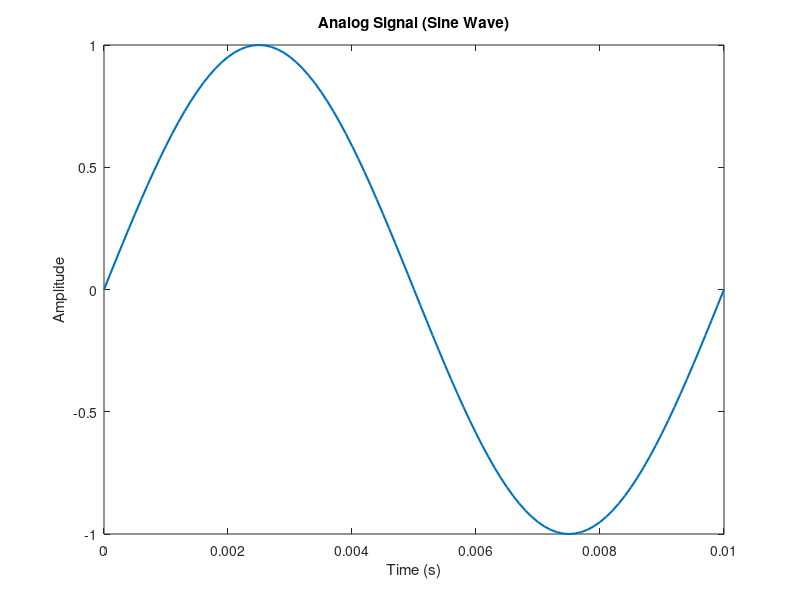
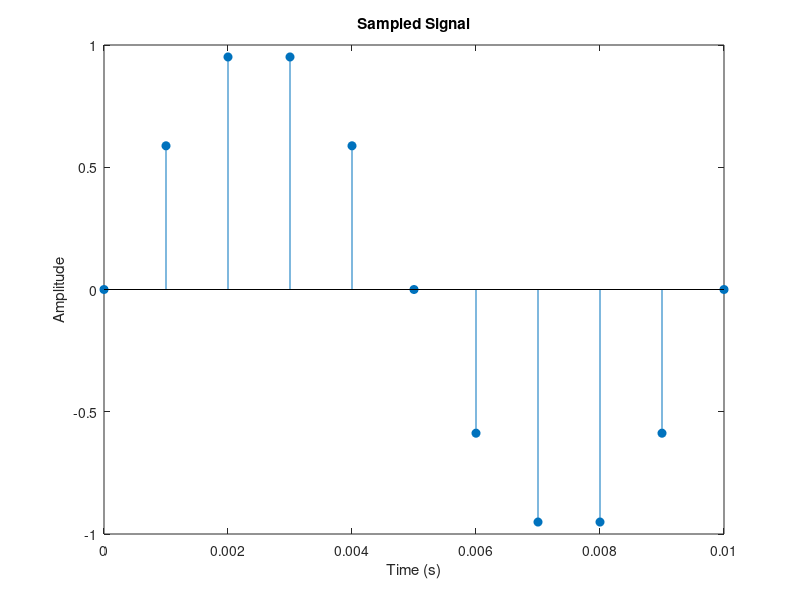
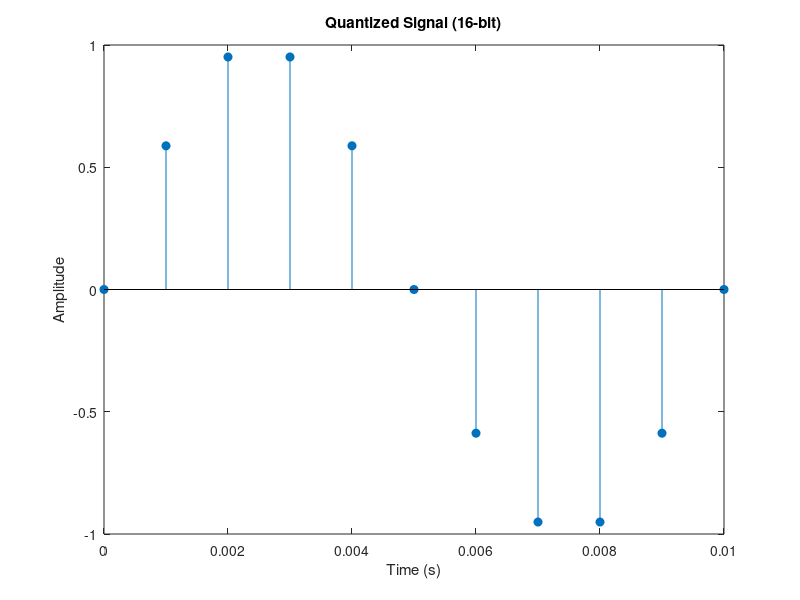

The MATLAB source for these figures, in order:
%% 1. Generate Analog Signal (conceptual)
t = 0:0.0001:0.01;       % very fine step (continuous-like time)
f = 100;                 % frequency = 100 Hz
x_analog = sin(2*pi*f*t);

figure;
plot(t, x_analog, 'LineWidth', 1.5);
title('Analog Signal (Sine Wave)');
xlabel('Time (s)'); ylabel('Amplitude');



%% 2. Sampling
Fs = 1000;               % Sampling frequency = 1 kHz
Ts = 1/Fs;               % Sampling period
n = 0:Ts:0.01;           % Discrete sample points
x_sampled = sin(2*pi*f*n);

figure;
stem(n, x_sampled, 'filled');
title('Sampled Signal');
xlabel('Time (s)'); ylabel('Amplitude');



%% 3. Quantization
bits = 16;                           % Number of bits
levels = 2^bits;                    % Quantization levels
x_min = min(x_sampled);
x_max = max(x_sampled);
q_step = (x_max - x_min)/levels;    % Step size

x_index = round((x_sampled - x_min)/q_step); % Map samples to indices
x_quantized = x_index*q_step + x_min;        % Map back to amplitude

figure;
stem(n, x_quantized, 'filled');
title(['Quantized Signal (' num2str(bits) '-bit)']);
xlabel('Time (s)'); ylabel('Amplitude');



%% 4. Encoding (Binary Representation)
binary_codes = dec2bin(x_index, bits); % Convert indices to binary words

disp('--- First 10 encoded samples ---');
disp(binary_codes(1:10,:));



%% 5. Digital Bitstream
bitstream = reshape(binary_codes.',1,[]); % Concatenate into one string
disp('--- First 40 bits of the stream ---');
disp(bitstream(1:40));



%% Summary
fprintf('\nSimulation complete!\n');
fprintf('Analog -> Sampling -> Quantization -> Binary Encoding -> Digital Stream\n');
fprintf('Bits per sample: %d\n', bits);
fprintf('Total samples: %d\n', length(x_sampled));
fprintf('Total bits: %d\n', length(bitstream));